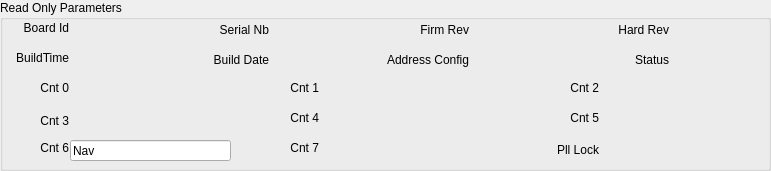
     <widget class="QGroupBox" name="groupBox_8">
      <property name="geometry">
       <rect>
        <x>9</x>
        <y>-1</y>
        <width>771</width>
        <height>171</height>
       </rect>
      </property>
      <property name="title">
       <string>Read Only Parameters</string>
      </property>
      <widget class="QLabel" name="label_49">
       <property name="geometry">
        <rect>
         <x>10</x>
         <y>20</y>
         <width>59</width>
         <height>16</height>
        </rect>
       </property>
       <property name="text">
        <string>Board Id</string>
       </property>
       <property name="alignment">
        <set>Qt::AlignRight|Qt::AlignTrailing|Qt::AlignVCenter</set>
       </property>
      </widget>
      <widget class="QLabel" name="label_50">
       <property name="geometry">
        <rect>
         <x>10</x>
         <y>50</y>
         <width>59</width>
         <height>16</height>
        </rect>
       </property>
       <property name="text">
        <string>BuildTime</string>
       </property>
       <property name="alignment">
        <set>Qt::AlignRight|Qt::AlignTrailing|Qt::AlignVCenter</set>
       </property>
      </widget>
      <widget class="QLabel" name="label_51">
       <property name="geometry">
        <rect>
         <x>10</x>
         <y>80</y>
         <width>59</width>
         <height>16</height>
        </rect>
       </property>
       <property name="text">
        <string>Cnt 0</string>
       </property>
       <property name="alignment">
        <set>Qt::AlignRight|Qt::AlignTrailing|Qt::AlignVCenter</set>
       </property>
      </widget>
      <widget class="QLabel" name="label_52">
       <property name="geometry">
        <rect>
         <x>10</x>
         <y>110</y>
         <width>59</width>
         <height>21</height>
        </rect>
       </property>
       <property name="text">
        <string>Cnt 3</string>
       </property>
       <property name="alignment">
        <set>Qt::AlignRight|Qt::AlignTrailing|Qt::AlignVCenter</set>
       </property>
      </widget>
      <widget class="QLabel" name="label_53">
       <property name="geometry">
        <rect>
         <x>10</x>
         <y>140</y>
         <width>59</width>
         <height>16</height>
        </rect>
       </property>
       <property name="text">
        <string>Cnt 6</string>
       </property>
       <property name="alignment">
        <set>Qt::AlignRight|Qt::AlignTrailing|Qt::AlignVCenter</set>
       </property>
      </widget>
      <widget class="QLineEdit" name="lineEdit_AsmTab_Cnt6">
       <property name="geometry">
        <rect>
         <x>70</x>
         <y>140</y>
         <width>161</width>
         <height>21</height>
        </rect>
       </property>
       <property name="text">
        <string>Nav</string>
       </property>
       <property name="readOnly">
        <bool>true</bool>
       </property>
      </widget>
      <widget class="QLabel" name="label_54">
       <property name="geometry">
        <rect>
         <x>188</x>
         <y>20</y>
         <width>81</width>
         <height>20</height>
        </rect>
       </property>
       <property name="text">
        <string>Serial Nb</string>
       </property>
       <property name="alignment">
        <set>Qt::AlignRight|Qt::AlignTrailing|Qt::AlignVCenter</set>
       </property>
      </widget>
      <widget class="QLabel" name="label_55">
       <property name="geometry">
        <rect>
         <x>188</x>
         <y>50</y>
         <width>81</width>
         <height>20</height>
        </rect>
       </property>
       <property name="text">
        <string>Build Date</string>
       </property>
       <property name="alignment">
        <set>Qt::AlignRight|Qt::AlignTrailing|Qt::AlignVCenter</set>
       </property>
      </widget>
      <widget class="QLabel" name="label_56">
       <property name="geometry">
        <rect>
         <x>408</x>
         <y>20</y>
         <width>61</width>
         <height>20</height>
        </rect>
       </property>
       <property name="text">
        <string>Firm Rev</string>
       </property>
       <property name="alignment">
        <set>Qt::AlignRight|Qt::AlignTrailing|Qt::AlignVCenter</set>
       </property>
      </widget>
      <widget class="QLabel" name="label_57">
       <property name="geometry">
        <rect>
         <x>598</x>
         <y>20</y>
         <width>71</width>
         <height>20</height>
        </rect>
       </property>
       <property name="text">
        <string>Hard Rev</string>
       </property>
       <property name="alignment">
        <set>Qt::AlignRight|Qt::AlignTrailing|Qt::AlignVCenter</set>
       </property>
      </widget>
      <widget class="QLabel" name="label_58">
       <property name="geometry">
        <rect>
         <x>598</x>
         <y>50</y>
         <width>71</width>
         <height>20</height>
        </rect>
       </property>
       <property name="text">
        <string>Status</string>
       </property>
       <property name="alignment">
        <set>Qt::AlignRight|Qt::AlignTrailing|Qt::AlignVCenter</set>
       </property>
      </widget>
      <widget class="QLabel" name="label_59">
       <property name="geometry">
        <rect>
         <x>260</x>
         <y>80</y>
         <width>59</width>
         <height>16</height>
        </rect>
       </property>
       <property name="text">
        <string>Cnt 1</string>
       </property>
       <property name="alignment">
        <set>Qt::AlignRight|Qt::AlignTrailing|Qt::AlignVCenter</set>
       </property>
      </widget>
      <widget class="QLabel" name="label_60">
       <property name="geometry">
        <rect>
         <x>260</x>
         <y>110</y>
         <width>59</width>
         <height>16</height>
        </rect>
       </property>
       <property name="text">
        <string>Cnt 4</string>
       </property>
       <property name="alignment">
        <set>Qt::AlignRight|Qt::AlignTrailing|Qt::AlignVCenter</set>
       </property>
      </widget>
      <widget class="QLabel" name="label_61">
       <property name="geometry">
        <rect>
         <x>260</x>
         <y>140</y>
         <width>59</width>
         <height>16</height>
        </rect>
       </property>
       <property name="text">
        <string>Cnt 7</string>
       </property>
       <property name="alignment">
        <set>Qt::AlignRight|Qt::AlignTrailing|Qt::AlignVCenter</set>
       </property>
      </widget>
      <widget class="QLabel" name="label_62">
       <property name="geometry">
        <rect>
         <x>540</x>
         <y>80</y>
         <width>59</width>
         <height>16</height>
        </rect>
       </property>
       <property name="text">
        <string>Cnt 2</string>
       </property>
       <property name="alignment">
        <set>Qt::AlignRight|Qt::AlignTrailing|Qt::AlignVCenter</set>
       </property>
      </widget>
      <widget class="QLabel" name="label_63">
       <property name="geometry">
        <rect>
         <x>540</x>
         <y>110</y>
         <width>59</width>
         <height>16</height>
        </rect>
       </property>
       <property name="text">
        <string>Cnt 5</string>
       </property>
       <property name="alignment">
        <set>Qt::AlignRight|Qt::AlignTrailing|Qt::AlignVCenter</set>
       </property>
      </widget>
      <widget class="QLabel" name="label_64">
       <property name="geometry">
        <rect>
         <x>518</x>
         <y>140</y>
         <width>81</width>
         <height>20</height>
        </rect>
       </property>
       <property name="text">
        <string>Pll Lock</string>
       </property>
       <property name="alignment">
        <set>Qt::AlignRight|Qt::AlignTrailing|Qt::AlignVCenter</set>
       </property>
      </widget>
      <widget class="QLabel" name="label_84">
       <property name="geometry">
        <rect>
         <x>368</x>
         <y>50</y>
         <width>101</width>
         <height>20</height>
        </rect>
       </property>
       <property name="text">
        <string>Address Config</string>
       </property>
       <property name="alignment">
        <set>Qt::AlignRight|Qt::AlignTrailing|Qt::AlignVCenter</set>
       </property>
      </widget>
     </widget>
